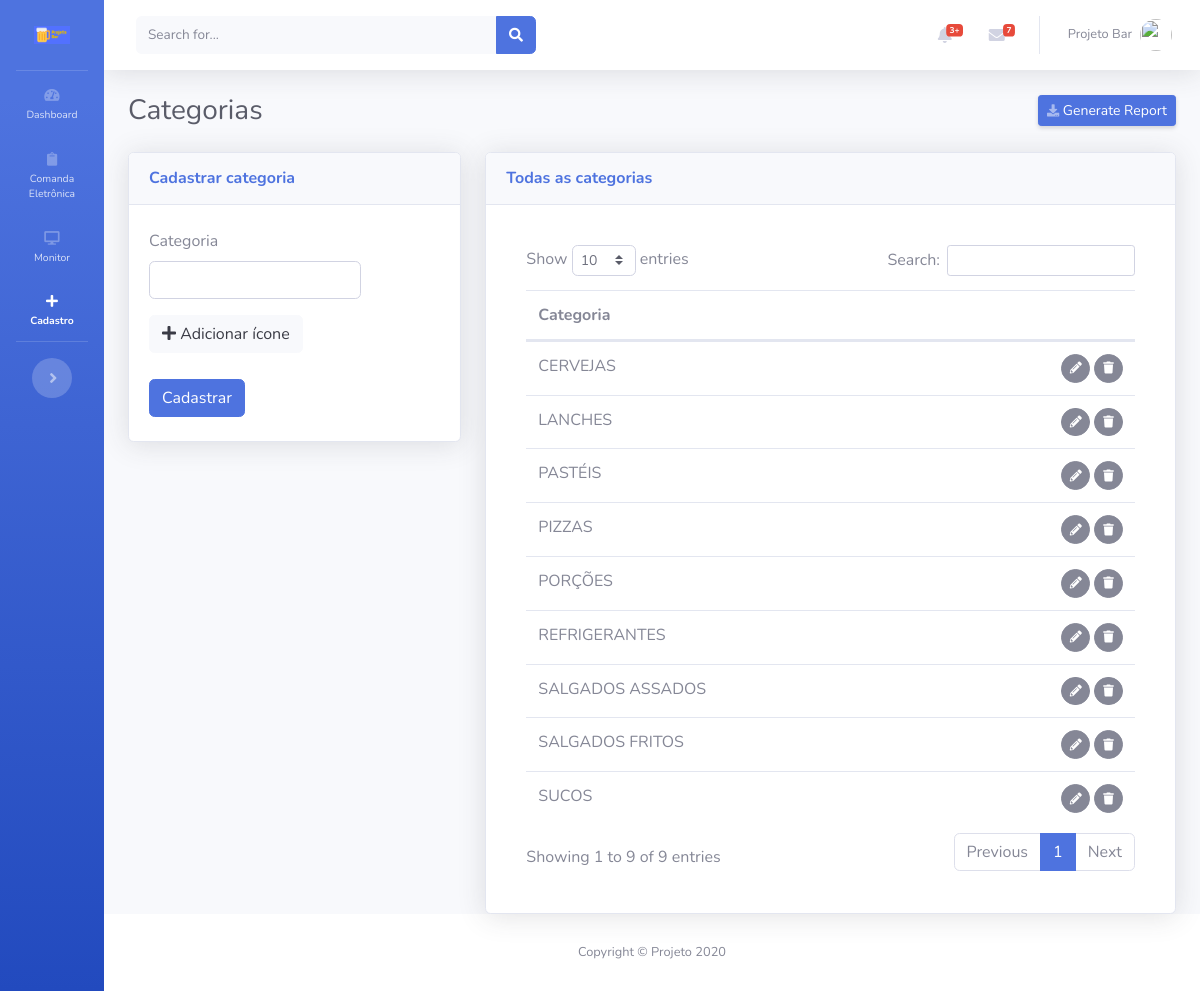
The app's page /views/categorias/Cadastrar.php (signed in) with its own data.
### tables this page shows
CREATE TABLE IF NOT EXISTS `usuarios` (
  `id` int(10) unsigned zerofill NOT NULL AUTO_INCREMENT,
  `login` varchar(30) DEFAULT NULL,
  `nome` varchar(155) NOT NULL,
  `sobrenome` varchar(155) NOT NULL,
  `senha` varchar(40) DEFAULT NULL,
  `email` varchar(155) NOT NULL,
  `nivel` varchar(80) NOT NULL,
  PRIMARY KEY (`id`)
);

CREATE TABLE IF NOT EXISTS `categorias` (
  `id` int(11) NOT NULL AUTO_INCREMENT,
  `categoria` varchar(200) NOT NULL,
  `icone` varchar(255) NOT NULL,
  `usuario` int(11) NOT NULL COMMENT 'FK',
  `cadastro` datetime NOT NULL,
  `modificado` datetime NOT NULL,
  PRIMARY KEY (`id`)
);

### config.php (called while the page is built, shortened)
<?php
$app_token= 'appbar1';

### views/categorias/templates/FormularioExibir.php (the view, shortened to what this page needs)
<div class="card shadow mb-12">
  <div class="card-header py-3">
    <h6 class="m-0 font-weight-bold text-primary">Todas as categorias</h6>
  </div>
  <div class="card-body">
    <?php
    $sql="SELECT * FROM categorias ORDER BY categoria ASC";
    if ($result=mysqli_query($conecta,$sql))
    {
      ?>
      <div class="card-body">
        <div class="table-responsive">
          <table class="table cell-border table-hover" id="dataTable" width="100%" cellspacing="0">
            <thead>
              <tr>
                <th colspan="2">Categoria</th>
              </tr>
            </thead>
            <tfoot>
              <tbody>
                <?php
                while ($row=mysqli_fetch_assoc($result))
                {
                 ?>
                 <tr>
                  <td>
                    <?php echo $row['categoria'];?>
                  </td>
                  <td align="right">
                    <span id="acoes">
                      <button class="btn btn-secondary btn-circle btn-sm botaoEditarCategoriaTransicao" idcategoria="<?=$row['id']?>">
                        <i class="fas fa-pencil-alt"></i></button>
                        <button class="btn btn-secondary btn-circle btn-sm botaoVerificaProdutosVinculados"  idcategoria="<?=$row['id']?>"> <i class="fas fa-trash"></i>
                        </span>
                      </td>
                    </tr>
                    <?php
                  }
                  ?>
                </tbody>
              </table>
            </div>
          </div>
          <?php
        }
        ?>
      </div>
    </div>

### inc/topbar.php (shortened to what this page needs)
<?php
$sqltopbar="SELECT login,nome,sobrenome,email FROM usuarios WHERE login = '".$_SESSION['login'.$app_token]."'";
$conecta->query($sqltopbar);
$topbar=mysqli_fetch_assoc(mysqli_query($conecta,$sqltopbar));
?>
        <nav class="navbar navbar-expand navbar-light bg-white topbar mb-4 static-top shadow">
          <form class="d-none d-sm-inline-block form-inline mr-auto ml-md-3 my-2 my-md-0 mw-100 navbar-search">
            <div class="input-group">
              <input type="text" class="form-control bg-light border-0 small" placeholder="Search for..." aria-label="Search" aria-describedby="basic-addon2">
              <div class="input-group-append">
                <button class="btn btn-primary" type="button">
                  <i class="fas fa-search fa-sm"></i>
                </button>
              </div>
            </div>
          </form>
          <ul class="navbar-nav ml-auto">
            <li class="nav-item dropdown no-arrow mx-1">
              <a class="nav-link dropdown-toggle" href="#" id="alertsDropdown" role="button" data-toggle="dropdown" aria-haspopup="true" aria-expanded="false">
                <i class="fas fa-bell fa-fw"></i>
                <span class="badge badge-danger badge-counter">3+</span>
              </a>
            </li>
            <li class="nav-item dropdown no-arrow mx-1">
              <a class="nav-link dropdown-toggle" href="#" id="messagesDropdown" role="button" data-toggle="dropdown" aria-haspopup="true" aria-expanded="false">
                <i class="fas fa-envelope fa-fw"></i>
                <span class="badge badge-danger badge-counter">7</span>
              </a>
            </li>
            <li class="nav-item dropdown no-arrow">
              <a class="nav-link dropdown-toggle" href="#" id="userDropdown" role="button" data-toggle="dropdown" aria-haspopup="true" aria-expanded="false">
                <span class="mr-2 d-none d-lg-inline text-gray-600 small">
                  <?php echo ucfirst(strtolower($topbar['nome']))." ".ucfirst(strtolower($topbar['sobrenome'])); ?></span>
                <img class="img-profile rounded-circle" src="https://source.unsplash.com/QAB-WJcbgJk/60x60">
              </a>
            </li>
          </ul>
        </nav>

### records on screen
usuarios: nome "Projeto", sobrenome "Bar"
categorias: categoria "CERVEJAS"
categorias: categoria "LANCHES"
categorias: categoria "PASTÉIS"
categorias: categoria "PIZZAS"
categorias: categoria "PORÇÕES"
categorias: categoria "REFRIGERANTES"
categorias: categoria "SALGADOS ASSADOS"
categorias: categoria "SALGADOS FRITOS"
categorias: categoria "SUCOS"

### other values on screen
$app_page_name "Categorias"
$app_name "Projeto"
